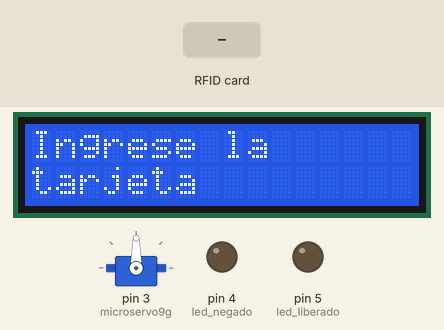
The sketch below on a simulated Arduino Uno, built with avr-gcc and run on an emulated ATmega328P. On the bench: 16×2 character LCD, servo, output pins drawn as LEDs (lit = HIGH). Dashed ring = blinking. The inputs (shaded band) are chosen by the test bench. Pins used as bus, display or sensor lines are not drawn; what the sketch prints to the serial monitor is not drawn.

Above: at 1.3 s.
1.4 s: RFID card 21 6F 55 1D held to the reader
At 1.53 s:
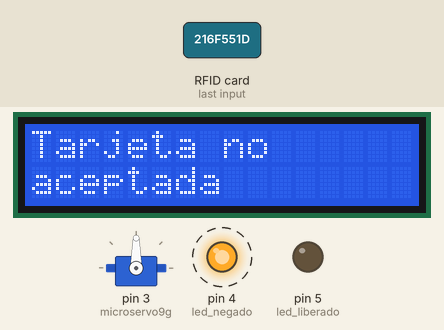
At 3.5 s:
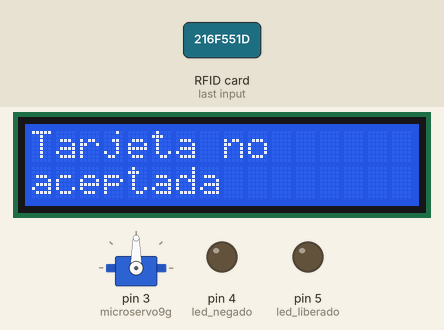
3.7 s: RFID card 41 67 47 26 held to the reader
At 4.4 s:
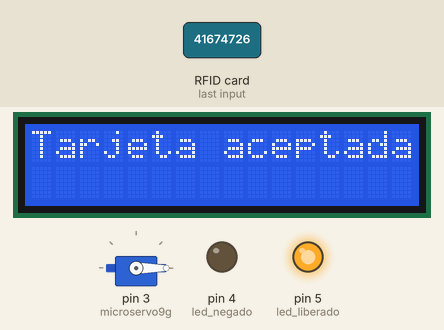
Timing chart, 0 to 8.6 s (numbered marks = the images above; inputs shaded):
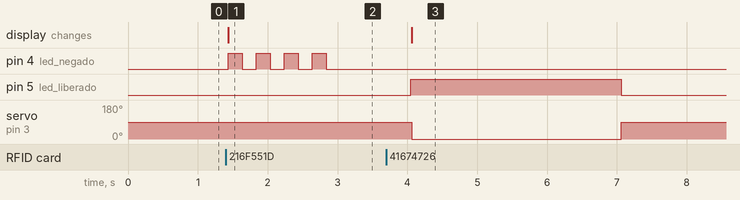

The sketch:

rfid.ino
```cpp
#include <Wire.h>
#include <LCD.h>
#include <LiquidCrystal_I2C.h>

#include <SPI.h>
#include <MFRC522.h>
#include <Servo.h>

LiquidCrystal_I2C lcd(0x27, 2, 1, 0, 4, 5, 6, 7);

Servo microservo9g;

#define SS_PIN 10
#define RST_PIN 9
// Definicoes pino modulo RC522
MFRC522 mfrc522(SS_PIN, RST_PIN);

// Leds indicadores acesso liberado ou negado
int led_liberado = 5;
int led_negado = 4;

char st[20];

void setup() {

  lcd.setBacklightPin(3, POSITIVE);
  lcd.setBacklight(HIGH);
  lcd.begin(16, 2);
  lcd.clear();

  pinMode(led_liberado, OUTPUT);
  pinMode(led_negado, OUTPUT);
  // Define que o servo esta ligado a porta digital 3
  microservo9g.attach(3);
  // Move o servo para a posicao inicial (cancela fechada)
  microservo9g.write(90);
  // Inicia a serial
  Serial.begin(9600);
  // Inicia  SPI bus
  SPI.begin();
  // Inicia MFRC522
  mfrc522.PCD_Init();
  // Mensagens iniciais no serial monitor
  lcd.setCursor(0,0);
  lcd.print("Ingrese la");
  lcd.setCursor(0,1);
  lcd.print("tarjeta");
}

void loop() {
  // Aguarda a aproximacao do cartao
  if ( ! mfrc522.PICC_IsNewCardPresent()) {
    return;
  }
  // Seleciona um dos cartoes
  if ( ! mfrc522.PICC_ReadCardSerial()) {
    return;
  }
  // Mostra UID na serial
  Serial.print("UID da tag :");
  String conteudo= "";
  byte letra;
  for (byte i = 0; i < mfrc522.uid.size; i++) {
     Serial.print(mfrc522.uid.uidByte[i] < 0x10 ? " 0" : " ");
     Serial.print(mfrc522.uid.uidByte[i], HEX);
     conteudo.concat(String(mfrc522.uid.uidByte[i] < 0x10 ? " 0" : " "));
     conteudo.concat(String(mfrc522.uid.uidByte[i], HEX));
  }
  Serial.println();
  Serial.print("Mensagem : ");
  conteudo.toUpperCase();

  // Testa se o cartao1 foi lido
  if (conteudo.substring(1) == "41 67 47 26"){
    lcd.clear();
    // Levanta a cancela e acende o led verde
    microservo9g.write(-90);
    digitalWrite(led_liberado, HIGH);
    lcd.setCursor(0,0);
    lcd.print("Tarjeta aceptada");
    delay(3000);
    microservo9g.write(90);
    digitalWrite(led_liberado, LOW);
    }


  if (conteudo.substring(1) == "21 6F 55 1D"){
    lcd.clear();
    lcd.setCursor(0,0);
    lcd.print("Tarjeta no");
    lcd.setCursor(0,1);
    lcd.print("aceptada");

    for (int i= 1; i<5 ; i++){
      digitalWrite(led_negado, HIGH);
      delay(200);
      digitalWrite(led_negado, LOW);
      delay(200);
    }
  }
  delay(1000);
}
```

Measured:
- after the input at 1.4 s, pin 4 (led_negado): alternates HIGH for 0.20 s and LOW for 0.20 s, 8 changes in all, then stays LOW, starting at once; the display: changes at once (image 1)
- after the input at 3.7 s, pin 5 (led_liberado): LOW → HIGH after 0.35 s, → LOW 3.0 s later; servo on pin 3 (microservo9g): 90° → 0° after 0.36 s, → 90° 3.0 s later; the display: changes after 0.36 s (image 3)
